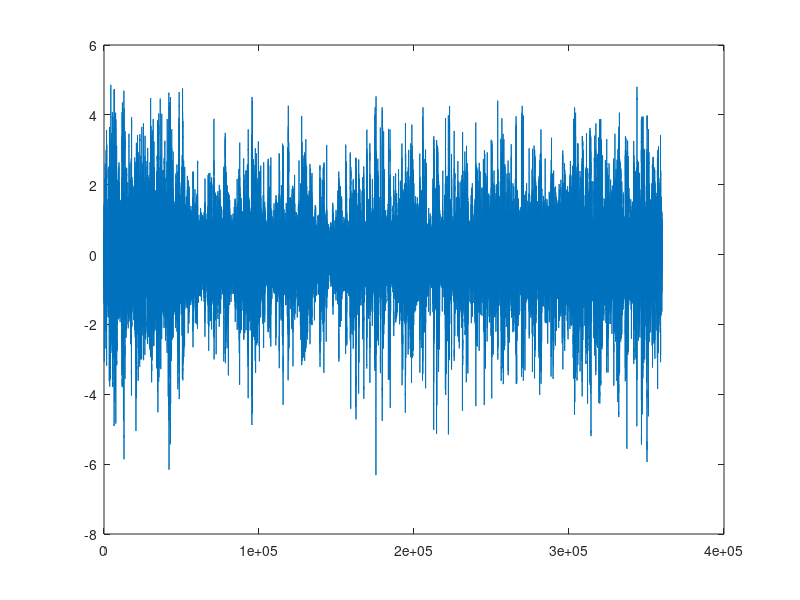

The MATLAB script that drew this image: (Note: this script raises an error after producing the figure.)
%% 
clearvars
close all
clc

p = 30;
alph = 0.1;
evTh = 0.5;            % Evidence threshold
ncomp = 2;

% Load data
load('DREAMS/Subject6.mat')
%y = X(1:round(length(X)/20));

%SigmaIndexTh = 1;
%idxSpindles = SigmaIndex(X, Fs, SigmaIndexTh);

%load(['DREAMS/Filters/Spindles_' num2str(Fs) 'Hz'])
%y = filtfilt(h_b, h_a, X);

y = X;
y = zscore(y);
figure, plot(y)

%% Kalman Filter
disp('Kalman Filter')
sig2n = 0.2;
[theta, ev_y] = KalmanAR(y, p, alph, sig2n);

%% HMM AR
% Initial transitions
A = [0.98 0.02;
    0.02 0.98];
A_ini = A;
sigk = sqrt(sig2n)*ones(1, ncomp);

HMMAR = HMMARLearning(y, ev_y, theta, ncomp, evTh, A, sigk);

%%
plotHMMAR(HMMAR, Fs)
%%
figure, plot(HMMAR.loglike)